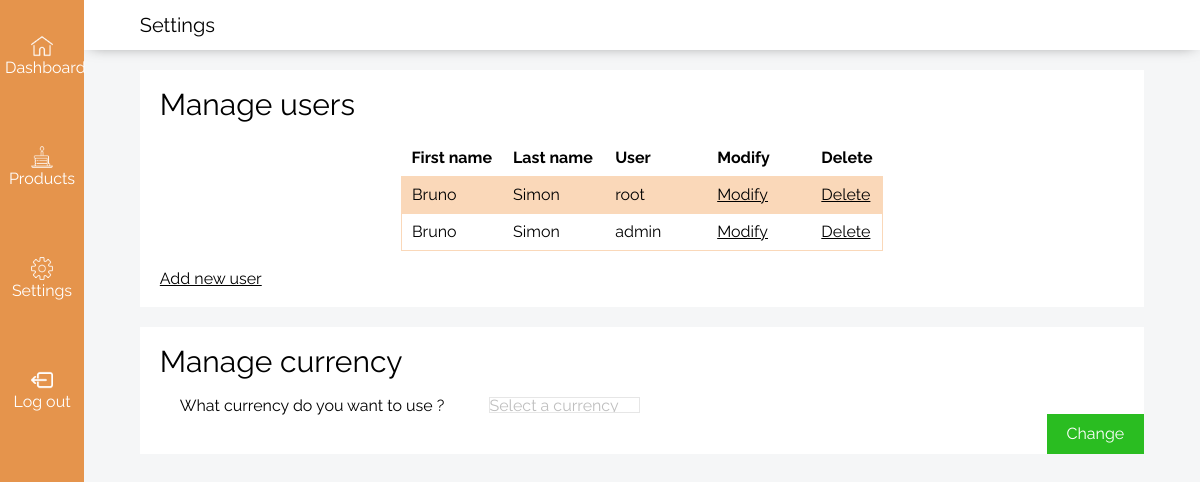
Screenshot of /settings.php (signed in) with the database file from the repository.
### tables this page shows
CREATE TABLE `users` (
  `id` int(11) NOT NULL,
  `fname` char(255) NOT NULL,
  `lname` char(255) NOT NULL,
  `name` varchar(50) NOT NULL,
  `password` char(255) NOT NULL
);

### settings.php (the view, shortened to what this page needs)
<?php
include_once 'src/php_scripts/db_connect.php';
?>
<!DOCTYPE html>
<html lang="en">
<head>
    <link rel="stylesheet" href="src/css/style.css">
</head>
<body>
    <?php
    $req = $database->query("SELECT * FROM users");
    $user_list = $req->fetchAll();
    ?>
        <div class="header">
            <div class="container">
                <h1>Settings</h1>
            </div>
        </div>
        <div class="side-bar">
            <ul>
                <li>
                    <a href="dashboard.php">
                        <img src="src/img/other-img/dashboard.png" alt="Dashboard">
                        <p>Dashboard</p>
                    </a>
                </li>
                <li>
                    <a href="inventory.php"><img src="src/img/other-img/products.png" alt="Products">
                        <p>Products</p>
                    </a>
                </li>
                <li>
                    <a href="settings.php"><img src="src/img/other-img/settings.png" alt="Settings">
                        <p>Settings</p>
                    </a>
                </li>
                <li>
                    <a href="src/php_scripts/logout.php"><img src="src/img/other-img/logout.png" alt="Log out">
                        <p>Log out</p>
                    </a>
                </li>
            </ul>
        </div>
        <div class="content">
            <div class="settings-content">
                <div class="container">
                    <div class="manage-users">
                        <h3>Manage users</h3>
                        <table>
                            <thead>
                                <tr>
                                    <th>First name</th>
                                    <th>Last name</th>
                                    <th>User</th>
                                    <th>Modify</th>
                                    <th>Delete</th>
                                </tr>
                            </thead>
                            <tbody>
                                <?php foreach($user_list as $single_user):?>
                                    <tr>
                                        <td>
                                            <?= $single_user->fname?>
                                        </td>
                                        <td>
                                            <?= $single_user->lname?>
                                        </td>
                                        <td>
                                            <?= $single_user->name?>
                                        </td>
                                        <td>
                                            <a href="modify-user.php<?= '?id='.$single_user->id?>">Modify</a>
                                        </td>
                                        <td>
                                            <a href="delete-user.php<?='?id='.$single_user->id?>">Delete</a>
                                        </td>
                                    </tr>
                                    <?php endforeach;?>
                            </tbody>
                        </table>
                        <a href="#" class="add-user">Add new user</a>
                    </div>
                    <div class="manage-currency">
                        <h3>Manage currency</h3>
                        <form action="src/php_scripts/currency.php" method="post">
                            <p>What currency do you want to use ?</p>
                            <select name="select-currency">
                                <option value="0">Select a currency</option>
                            </select>
                            <button type="submit">Change</button>
                        </form>
                    </div>
                </div>
            </div>
        </div>
</body>
</html>

### src/css/base/base.css (style rules this page uses)
body { background: #f5f6f7; font-family: "Raleway"; }
.container { width: 90%; margin: 0 auto; }

### src/css/pages/settings-style.css (style rules this page uses)
.settings-content { margin-top: 20px; }
.settings-content .container .manage-users { width: 100%; background-color: white; padding: 20px; position: relative; }
.settings-content .container h3 { font-size: 30px; }
.settings-content .container .manage-users table { width: 50%; margin: 20px auto; }
.settings-content .container .manage-users table thead { font-weight: bold; }
.settings-content .container .manage-users table tbody tr { width: 100%; }
.settings-content .container .manage-users table tbody tr:nth-of-type(odd) { background-color: #fad8b9; border: 1px solid #fad8b9; }
.settings-content .container .manage-users table tbody tr:nth-of-type(even) { background-color: transparent; border: 1px solid #fad8b9; }
.settings-content .container .manage-users table td, .settings-content .container .manage-users table th { width: 25%; padding: 10px; }
.settings-content .container .manage-currency { width: 100%; background-color: white; padding: 20px; margin-top: 20px; position: relative; }
.settings-content .container .manage-currency p { margin: 20px; display: inline-block; }
.settings-content .container .manage-currency select { margin: 20px; color: #bfbfbf; border: 1px solid #e6e6e6; }
.settings-content .container .manage-currency button { color: white; background: #2abd21; padding: 20px; line-height: 0; position: absolute; bottom: 0px; right: 0px; }

### src/css/pages/components/header.css (style rules this page uses)
.header { background-color: white; color: black; padding: 15px 0px 15px 0px; position: relative; width: 93vw; float: right; -webkit-box-shadow: 0px 1px 16px -7px rgba(0, 0, 0, 0.65); -moz-box-shadow: 0px 1px 16px -7px rgba(0, 0, 0, 0.65); box-shadow: 0px 1px 16px -7px rgba(0, 0, 0, 0.65); }
.header .container h1 { font-size: 20px; display: inline-block; }

### src/css/pages/components/side-bar.css (style rules this page uses)
.side-bar { width: 7vw; height: 100vh; background: #e5944c; position: fixed; color: white; text-align: center; }
.side-bar li { width: 100%; margin: 30px auto; display: inline-block; }
.side-bar a { text-transform: none; text-decoration: none; width: 100%; height: 100%; padding: 5px; display: block; }
.side-bar img { width: 30%; }

### src/css/pages/components/content.css (style rules this page uses)
.content { width: 93vw; height: 100vh; float: right; }

### rows the page displays
users: fname "Bruno", lname "Simon", name "root"
users: fname "Bruno", lname "Simon", name "admin"
